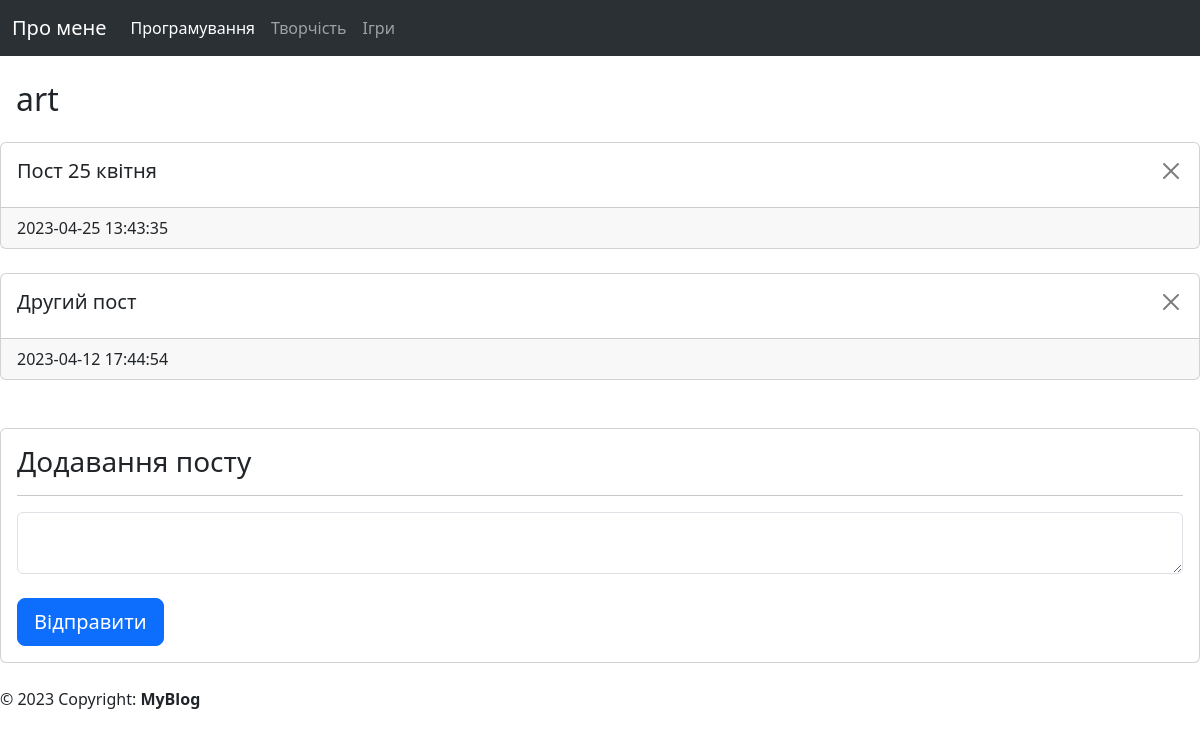
Page /post/category/art on the committed database.
### tables this page shows
CREATE TABLE "category" (
	"category_id"	INTEGER PRIMARY KEY AUTOINCREMENT,
	"category_name"	TEXT
);

CREATE TABLE "post" (
	"post_id"	INTEGER PRIMARY KEY AUTOINCREMENT,
	"category_id"	INTEGER NOT NULL,
	"text"	TEXT,
	"datetime"	TEXT NOT NULL DEFAULT CURRENT_TIMESTAMP,
	FOREIGN KEY("category_id") REFERENCES "category"("category_id") ON UPDATE CASCADE ON DELETE CASCADE
);

### main.py (the view)
@app.route('/post/category/<category_name>', methods=['POST', 'GET'])
def postCategory(category_name):
    category_id = getIdByCategory(category_name)
    if request.method == 'GET':
        posts = getPostsByCategory(category_name)
    if request.method == 'POST':
        addPost(request.form['category_id'], request.form['post'])
        posts = getPostsByCategory(category_name)
    return render_template('post_category.html', category_name=category_name, posts=posts, category_id=category_id)

### db_scripts.py (called while the page is built)
def open():
    global conn, cursor
    conn = sqlite3.connect(PATH + db_name)
    conn.row_factory = sqlite3.Row
    cursor = conn.cursor()

def close():
    cursor.close()
    conn.close()

def getPostsByCategory(category_name):
    open()
    cursor.execute('''SELECT * FROM post, category WHERE post.category_id=category.category_id and category_name=(?) ORDER BY post_id DESC''', [category_name])
    posts = cursor.fetchall()
    close()
    return posts

def getIdByCategory(category_id):
    open()
    cursor.execute('''SELECT category_id FROM category WHERE category_name=(?)''', [category_id])
    category_id = cursor.fetchone()['category_id']
    close()
    return category_id

### templates/post_category.html (shortened to what this page needs)
{% extends "index.html" %}
{% block body %}
<h2 class="my-4 ms-3">{{category_name}}</h2>
<section class="category_content">
    <div>
    {%for post in posts%}
    <div class="card my-4">
      <div class="card-body">
      <button type="button" class="btn-close" data-bs-dismiss="alert" aria-label="Close" style="float: right"></button>
          <h5 class="card-title">{{post['text']}}</h5>
      </div>
      <footer class="card-footer">{{post['datetime']}}</footer>
    </div>
    {%endfor%}
    </div>
    <div class="card mt-5">
      <div class="card-body">
        <h3 class="card-title">Додавання посту</h3>
        <hr>
        <form method="POST">
            <textarea name="post" class="form-control"></textarea><br>
            <input type="submit" class="btn btn-primary btn-lg" value="Відправити">
        </form>
      </div>
    </div>
</section>
{% endblock %}

### static/main.css (style rules this page uses)
.category_content { min-height: 400px; }

### rows in the picture
category: category_name "art"
post: text "Пост 25 квітня", datetime "2023-04-25 13:43:35"
post: text "Другий пост", datetime "2023-04-12 17:44:54"
